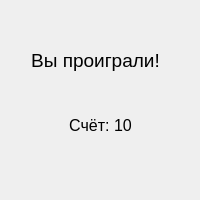
<?xml version="1.0" encoding="UTF-8"?>
<ui version="4.0">
 <class>gameOverPopup</class>
 <widget class="QWidget" name="gameOverPopup">
  <property name="geometry">
   <rect>
    <x>0</x>
    <y>0</y>
    <width>200</width>
    <height>200</height>
   </rect>
  </property>
  <property name="minimumSize">
   <size>
    <width>200</width>
    <height>200</height>
   </size>
  </property>
  <property name="maximumSize">
   <size>
    <width>200</width>
    <height>200</height>
   </size>
  </property>
  <property name="windowTitle">
   <string>Game over</string>
  </property>
  <widget class="QLabel" name="gameOverLabel">
   <property name="geometry">
    <rect>
     <x>0</x>
     <y>20</y>
     <width>191</width>
     <height>81</height>
    </rect>
   </property>
   <property name="font">
    <font>
     <family>MS Shell Dlg 2</family>
     <pointsize>14</pointsize>
    </font>
   </property>
   <property name="text">
    <string>Вы проиграли!</string>
   </property>
   <property name="alignment">
    <set>Qt::AlignCenter</set>
   </property>
  </widget>
  <widget class="QLabel" name="scoreLabel">
   <property name="geometry">
    <rect>
     <x>20</x>
     <y>90</y>
     <width>161</width>
     <height>71</height>
    </rect>
   </property>
   <property name="font">
    <font>
     <pointsize>12</pointsize>
    </font>
   </property>
   <property name="text">
    <string>Счёт: 10</string>
   </property>
   <property name="alignment">
    <set>Qt::AlignCenter</set>
   </property>
  </widget>
 </widget>
 <resources/>
 <connections/>
</ui>
